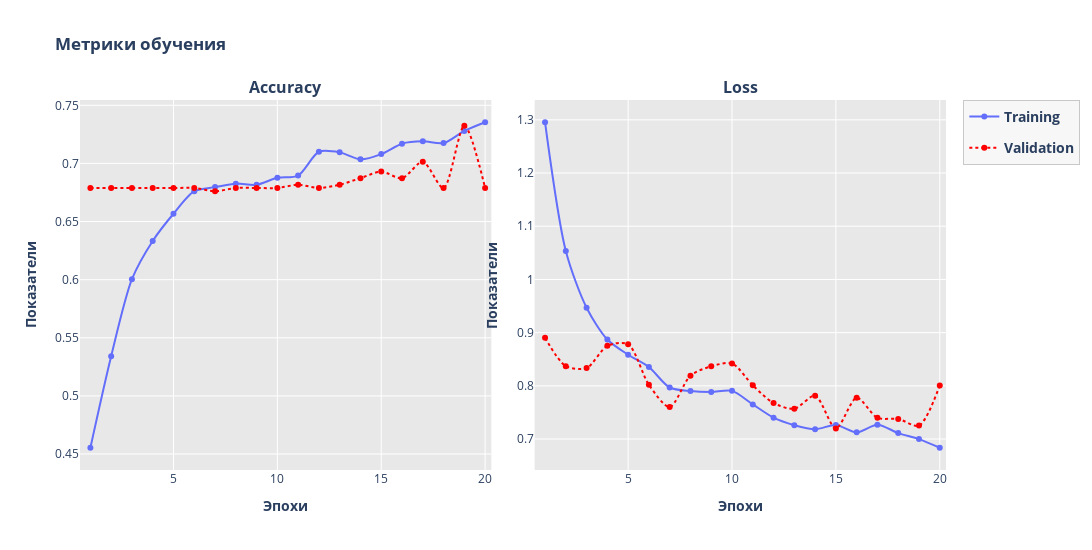

Notebook code cell kept with this figure:
### Code cell
import plotly.graph_objects as go
from plotly.subplots import make_subplots
import plotly.offline as py

acc_plot = hist_cnn_p_lstm_with_batch.history['accuracy']
ls_plot = hist_cnn_p_lstm_with_batch.history['loss']

val_acc_plot = hist_cnn_p_lstm_with_batch.history['val_accuracy']

val_ls_plot = hist_cnn_p_lstm_with_batch.history['val_loss']
epochs = list(range(1, len(acc_plot) + 1))

fig = make_subplots(rows=1, cols=2, subplot_titles=("<b>Accuracy</b>", "<b>Loss</b>",), horizontal_spacing=0.05)

# Accuracy
fig.add_trace(go.Scatter(x=list(epochs), y=acc_plot, legendgroup='<b>Training</b>', name='<b>Training</b>',
                            line=dict(shape='spline', smoothing=0.8, color='#636efb'), mode='markers+lines', marker=dict(color='#636efb')), row=1, col=1)
fig.add_trace(go.Scatter(x=list(epochs), y=val_acc_plot, legendgroup='<b>Validation</b>', name='<b>Validation</b>',
                            line=dict(shape='spline', smoothing=0.8, dash='dot', color='red'), mode='markers+lines', marker=dict(color='red')), row=1, col=1)

# Loss
fig.add_trace(go.Scatter(x=list(epochs), y=ls_plot, legendgroup='<b>Training</b>', name='<b>Training</b>', showlegend=False,
                            line=dict(shape='spline', smoothing=0.8, color='#636efb'), mode='markers+lines', marker=dict(color='#636efb')), row=1, col=2)
fig.add_trace(go.Scatter(x=list(epochs), y=val_ls_plot, legendgroup='<b>Validation</b>', name='<b>Validation</b>', showlegend=False,
                            line=dict(shape='spline', smoothing=0.8, dash='dot', color='red'), mode='markers+lines', marker=dict(color='red')), row=1, col=2)


fig.update_traces(hovertemplate='Epoch: %{x}<br>Value: %{y}')

fig.update_yaxes(title_text="<b>Показатели</b>")
fig.update_xaxes(title_text="<b>Эпохи</b>")
fig.update_layout(legend=dict(font=dict(size=14), bgcolor='lightgray'))


fig.update_layout(
    height=550, 
    width=2000, 
    title_text="<b>Метрики обучения</b>",
    legend=dict(
        font=dict(size=14),
        bgcolor='rgba(240, 240, 240, 0.5)',
        bordercolor='rgba(200, 200, 200, 1)',
        borderwidth=1,
    ),
    plot_bgcolor='rgba(210, 210, 210, 0.5)',
    
    # paper_bgcolor='rgba(250, 250, 250, 1)'
)
fig.update_xaxes(range=[0.5, max(epochs)+0.3])
py.plot(fig, filename=r'C:\My_projects\nuke\metrics\plotly\CNN_P_LSTM_with_BatchNormalization_metrics_accuracy_and_loss.html')
fig.write_image(r"C:\My_projects\nuke\metrics\plotly\CNN_P_LSTM_with_BatchNormalization_metrics_accuracy_and_loss.svg")
fig.show()

### Figure 1 — Plotly figure (JSON) as saved in the notebook; plotly's stock layout.template omitted (floating-point values rounded to 4 significant figures)
{"data": [{"hovertemplate": "Epoch: %{x}<br>Value: %{y}", "legendgroup": "<b>Training</b>", "line": {"color": "#636efb", "shape": "spline", "smoothing": 0.8}, "marker": {"color": "#636efb"}, "mode": "markers+lines", "name": "<b>Training</b>", "type": "scatter", "x": [1, 2, 3, 4, 5, 6, 7, 8, 9, 10, 11, 12, 13, 14, 15, 16, 17, 18, 19, 20], "xaxis": "x", "y": [0.4554, 0.5341, 0.6004, 0.6333, 0.6567, 0.6761, 0.6796, 0.6826, 0.6816, 0.6876, 0.6896, 0.71, 0.7095, 0.7035, 0.708, 0.717, 0.719, 0.7175, 0.728, 0.7354], "yaxis": "y"}, {"hovertemplate": "Epoch: %{x}<br>Value: %{y}", "legendgroup": "<b>Validation</b>", "line": {"color": "red", "dash": "dot", "shape": "spline", "smoothing": 0.8}, "marker": {"color": "red"}, "mode": "markers+lines", "name": "<b>Validation</b>", "type": "scatter", "x": [1, 2, 3, 4, 5, 6, 7, 8, 9, 10, 11, 12, 13, 14, 15, 16, 17, 18, 19, 20], "xaxis": "x", "y": [0.6789, 0.6789, 0.6789, 0.6789, 0.6789, 0.6789, 0.6761, 0.6789, 0.6789, 0.6789, 0.6817, 0.6789, 0.6817, 0.6873, 0.693, 0.6873, 0.7014, 0.6789, 0.7324, 0.6789], "yaxis": "y"}, {"hovertemplate": "Epoch: %{x}<br>Value: %{y}", "legendgroup": "<b>Training</b>", "line": {"color": "#636efb", "shape": "spline", "smoothing": 0.8}, "marker": {"color": "#636efb"}, "mode": "markers+lines", "name": "<b>Training</b>", "showlegend": false, "type": "scatter", "x": [1, 2, 3, 4, 5, 6, 7, 8, 9, 10, 11, 12, 13, 14, 15, 16, 17, 18, 19, 20], "xaxis": "x2", "y": [1.295, 1.054, 0.9469, 0.8871, 0.8585, 0.8354, 0.7969, 0.7903, 0.7885, 0.7906, 0.7652, 0.7402, 0.726, 0.7184, 0.7265, 0.7127, 0.7269, 0.7112, 0.7, 0.6837], "yaxis": "y2"}, {"hovertemplate": "Epoch: %{x}<br>Value: %{y}", "legendgroup": "<b>Validation</b>", "line": {"color": "red", "dash": "dot", "shape": "spline", "smoothing": 0.8}, "marker": {"color": "red"}, "mode": "markers+lines", "name": "<b>Validation</b>", "showlegend": false, "type": "scatter", "x": [1, 2, 3, 4, 5, 6, 7, 8, 9, 10, 11, 12, 13, 14, 15, 16, 17, 18, 19, 20], "xaxis": "x2", "y": [0.8902, 0.837, 0.8335, 0.8753, 0.8783, 0.8019, 0.7603, 0.8192, 0.8366, 0.8421, 0.8009, 0.7677, 0.757, 0.7814, 0.7199, 0.7776, 0.7399, 0.7379, 0.7253, 0.8008], "yaxis": "y2"}], "layout": {"annotations": [{"font": {"size": 16}, "showarrow": false, "text": "<b>Accuracy</b>", "x": 0.2375, "xanchor": "center", "xref": "paper", "y": 1, "yanchor": "bottom", "yref": "paper"}, {"font": {"size": 16}, "showarrow": false, "text": "<b>Loss</b>", "x": 0.7625, "xanchor": "center", "xref": "paper", "y": 1, "yanchor": "bottom", "yref": "paper"}], "height": 550, "legend": {"bgcolor": "rgba(240, 240, 240, 0.5)", "bordercolor": "rgba(200, 200, 200, 1)", "borderwidth": 1, "font": {"size": 14}}, "plot_bgcolor": "rgba(210, 210, 210, 0.5)", "title": {"text": "<b>Метрики обучения</b>"}, "width": 2000, "xaxis": {"anchor": "y", "domain": [0, 0.475], "range": [0.5, 20.3], "title": {"text": "<b>Эпохи</b>"}}, "xaxis2": {"anchor": "y2", "domain": [0.525, 1], "range": [0.5, 20.3], "title": {"text": "<b>Эпохи</b>"}}, "yaxis": {"anchor": "x", "domain": [0, 1], "title": {"text": "<b>Показатели</b>"}}, "yaxis2": {"anchor": "x2", "domain": [0, 1], "title": {"text": "<b>Показатели</b>"}}}}
